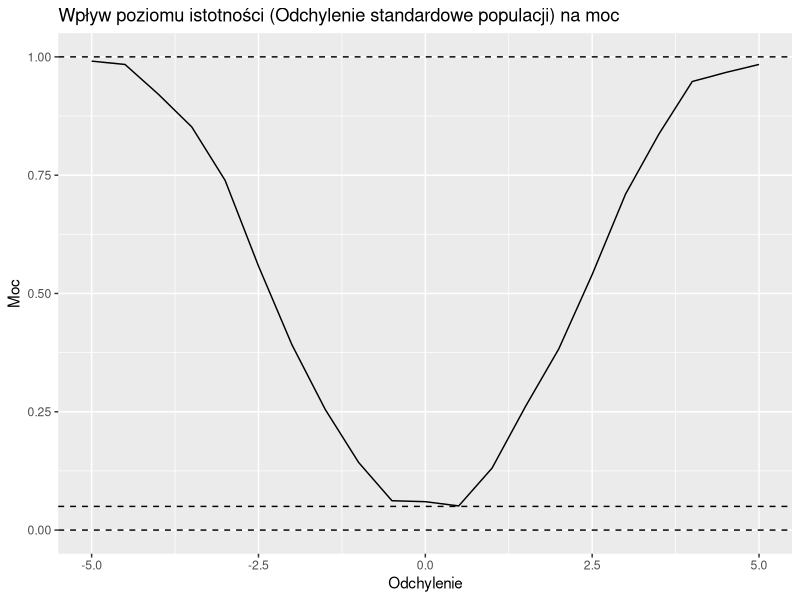
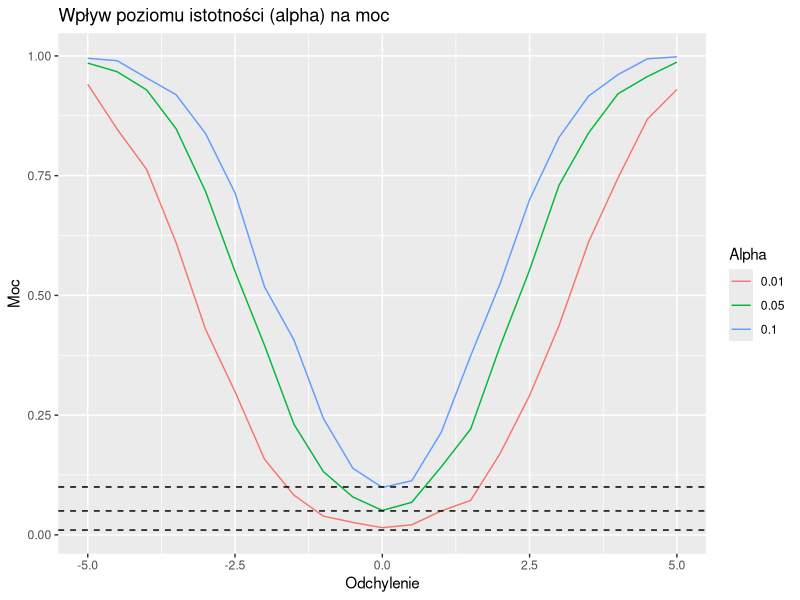
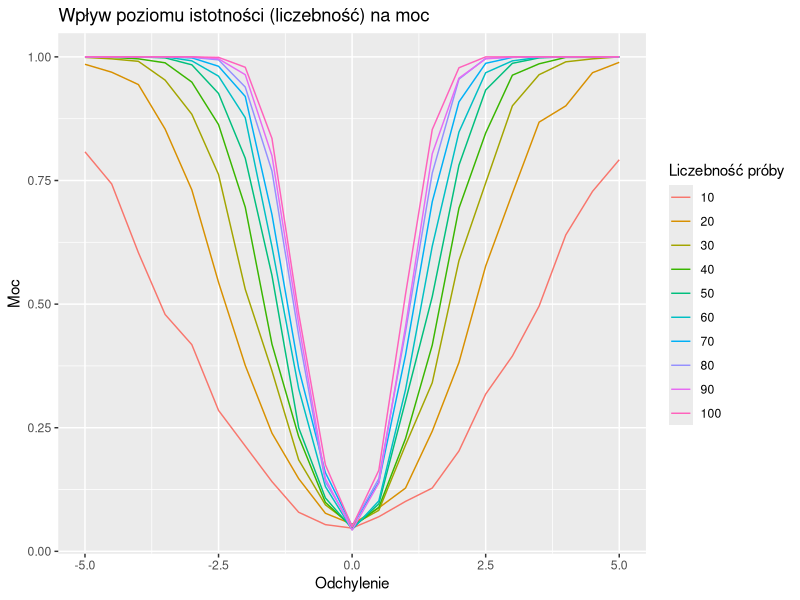
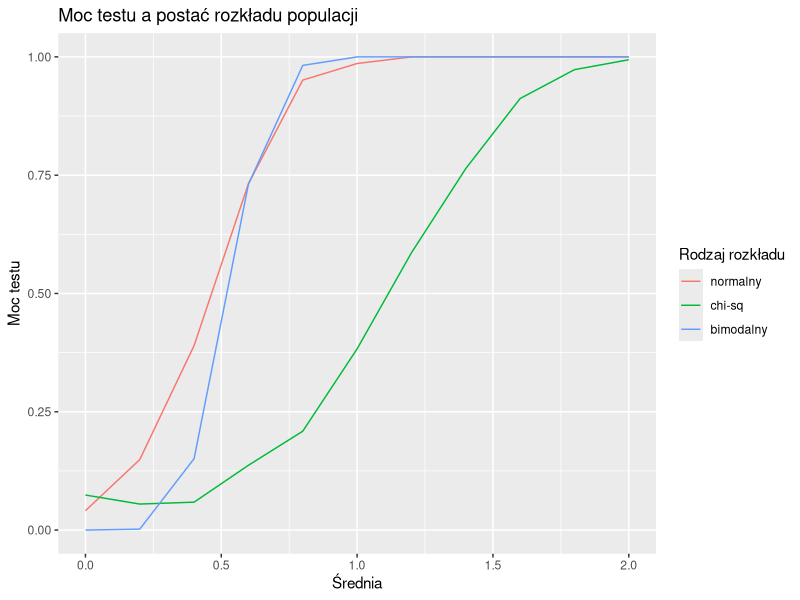

These figures' R source, in order:
## ---- chunk 1
knitr::opts_chunk$set(echo = TRUE)
## ---- chunk 2
library(ggplot2)
set.seed(123)
## ---- chunk 3
moc_fun <- function(mu) {
  sapply(
    1:1000, 
    function(i) t.test(rnorm(20, mu, 5))$p.value < 0.05
    ) |> mean()
}

mu_seq = seq(-5, 5, by=0.5) 

df_mu <- data.frame(mu = mu_seq,
           moc = sapply(mu_seq, moc_fun)
           ) 

df_mu |> ggplot(aes(x=mu, y=moc)) + 
  geom_line() +
  geom_hline(yintercept = c(0, 0.05, 1), lty=2) + 
  labs(title = "Wpływ poziomu istotności (Odchylenie standardowe populacji) na moc", 
       x = "Odchylenie", 
       y = "Moc", 
       color = "Odchylenie")

## ---- chunk 4

moc_fun <- function(a, mu) {
  sapply(
    1:1000, 
    function(i) t.test(rnorm(20, mu, 5), mu=0)$p.value < a
    ) |> mean()
}

a_seq <- c(0.01, 0.05, 0.1)
mu_seq = seq(-5, 5, by=0.5) 

df_a <- expand.grid(mu=mu_seq, a=a_seq)
df_a$a_test <- mapply(moc_fun, df_a$a, df_a$mu)

ggplot(df_a, aes(x=mu, y=a_test, color=as.factor(a))) +
  geom_line() +
  geom_hline(yintercept = a_seq, lty=2) +
  labs(title = "Wpływ poziomu istotności (alpha) na moc", 
       x = "Odchylenie", 
       y = "Moc", 
       color = "Alpha")

## ---- chunk 5

moc_fun <- function(n, mu) {
  sapply(
    1:1000, 
    function(i) t.test(rnorm(n, mu, 5), mu=0)$p.value < 0.05
    ) |> mean()
}

n_seq = seq(10, 100, by=10)
mu_seq = seq(-5, 5, by=0.5) 

df_n <- expand.grid(mu=mu_seq, n=n_seq)
df_n$n_test <- mapply(moc_fun, df_n$n, df_n$mu)

ggplot(df_n, aes(x=mu, y=n_test, color=as.factor(n))) +
  geom_line() +
  labs(title = "Wpływ poziomu istotności (liczebność) na moc", 
       x = "Odchylenie", 
       y = "Moc", 
       color = "Liczebność próby")

## ---- chunk 6
moc_fun <- function(mu, rozklad) {
  sapply(1:1000, function(i) {
    dane <- switch(as.character(rozklad),
                   "normalny"  = rnorm(20, mean = mu, sd = 1),
                   "chi-sq" = rchisq(20, df = 3) - 3 + mu,
                   "bimodalny" = c(rnorm(20/2, -1, 0.5), rnorm(20/2, 1, 0.5)) + mu
    )
    t.test(dane, mu = 0)$p.value < 0.05
  }) |> mean()
}

mu_seq <- seq(0, 2, by = 0.2)
df_r <- expand.grid(mu = mu_seq, type = c("normalny", "chi-sq", "bimodalny"))
df_r$r_test <- mapply(moc_fun, df_r$mu, df_r$type)

ggplot(df_r, aes(x=mu, y=r_test, color=type)) + geom_line() +
  labs(
    title = "Moc testu a postać rozkładu populacji",
    x = "Średnia",
    y = "Moc testu",
    color = "Rodzaj rozkładu"
  )
